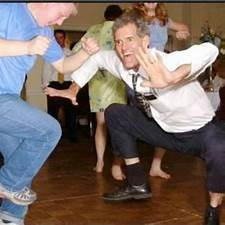
#> input picture dance.jpg, 225 x 225 px
$ python object-thresholding.py
#> lines starting #> are read from the running program, lines starting #| are printed output that depends on the picture; after the words box and inside, x2 and y2 are one past the last pixel; in counts of white or black regions, pixels touching at a corner belong together
import cv2 as cv
import numpy as np

img = cv.imread('dance.jpg', 0)
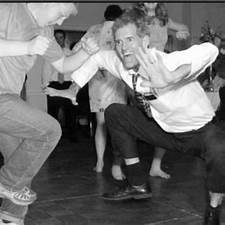
#> img: shape (225, 225); min 0, max 255, mean 109.2

#if pixel value less than 127, will be assign into 0.
#if pixel value greater than 127, will be assign into 255
_, th1 = cv.threshold(img, 127, 255, cv.THRESH_BINARY)
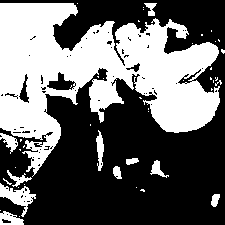
#> th1: shape (225, 225); 40.6% white; 46 white regions (35 under 20 px), largest, box (x1, y1, x2, y2) and area: (0, 3, 220, 177) 18778, (0, 183, 36, 217) 477, (0, 211, 24, 225) 213

#if the pixel value up to 127, will be the same as default color
#the rest will be remain 127
_, th2 = cv.threshold(img, 127, 255, cv.THRESH_TRUNC)
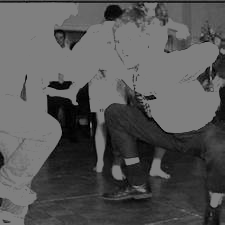
#> th2: shape (225, 225); min 0, max 127, mean 85.5

#if pixel value is leff than 127, will be assign to 0
#the rest will be the same as default color
_, th3 = cv.threshold(img, 127, 255, cv.THRESH_TOZERO)
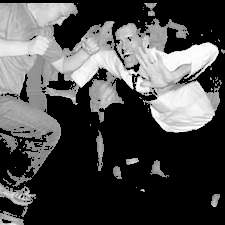
#> th3: shape (225, 225); min 0, max 255, mean 75.3

# ADAPTIVE THRESHOLD
# 2 Type: .ADAPTIVE_THRESH_MEAN_C & .ADAPTIVE_THRESH_GAUSSIAN_C
# 255 is the maximum value to a pixel
# 11 is the block size, block size is the size of the neightbourhood area
# 2 is the C const value
th4 = cv.adaptiveThreshold(img, 255, cv.ADAPTIVE_THRESH_GAUSSIAN_C, cv.THRESH_BINARY, 11, 2)
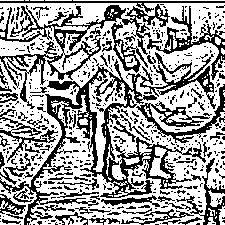
#> th4: shape (225, 225); 61.6% white; black in thin lines or dots


cv.imshow('Image', img)
cv.imshow('th1', th1)
cv.imshow('th2', th2)
cv.imshow('th3', th3)
cv.imshow('th4', th4)


cv.waitKey(0)
cv.destroyAllWindows()
